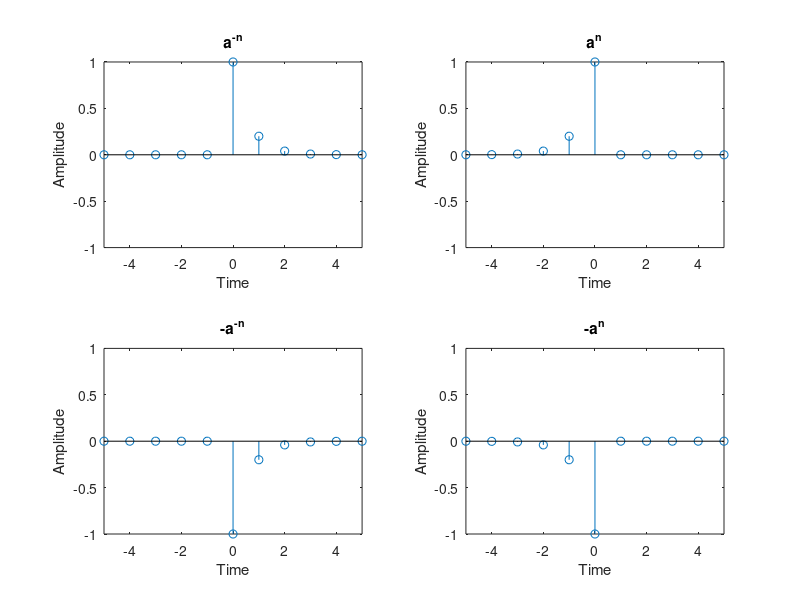

MATLAB code to generate this figure:
clc;
clear all;
close all;

range = input('Enter range: ');
a = input('Enter value of a (0 < a < 1): ');
n = -range:range;  % Define the time index vector

% **** a^x ****
e1 = a.^n;  % Compute for all n
e1(n > 0) = 0; % Zero out for positive indices

subplot(222);
stem(n, e1);
axis([-range, range, -1, max(e1)]); % Corrected y-limits
title('a^n');
xlabel('Time');
ylabel('Amplitude');

% **** a^-x ****
e2 = a.^(-n); % Compute for all n
e2(n < 0) = 0; % Zero out for negative indices

subplot(221);
stem(n, e2);
axis([-range, range, -1, max(e2)]); % Corrected y-limits
title('a^{-n}');
xlabel('Time');
ylabel('Amplitude');

% **** -a^x ****
e3 = -a.^n; % Compute for all n
e3(n > 0) = 0; % Zero out for positive indices

subplot(224);
stem(n, e3);
axis([-range, range, min(e3), 1]); % Corrected y-limits
title('-a^n');
xlabel('Time');
ylabel('Amplitude');

% **** -a^-x ****
e4 = -a.^(-n); % Compute for all n
e4(n < 0) = 0; % Zero out for negative indices

subplot(223);
stem(n, e4);
axis([-range, range, min(e4), 1]); % Corrected y-limits
title('-a^{-n}');
xlabel('Time');
ylabel('Amplitude');
